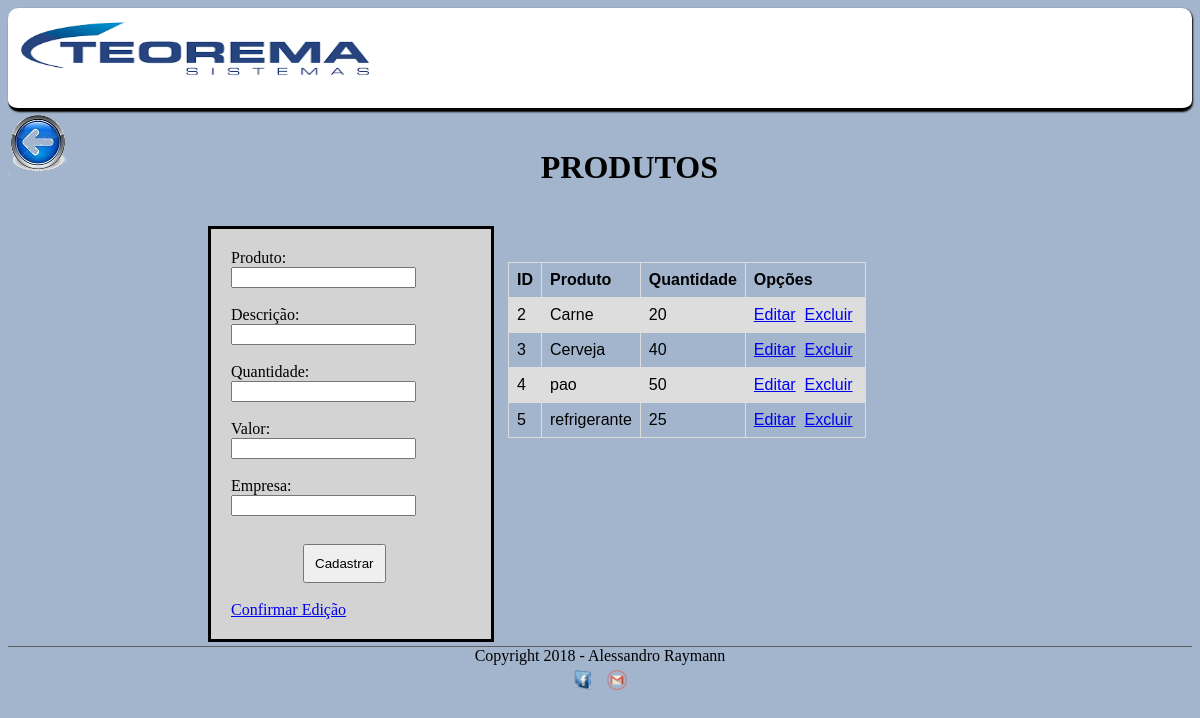
/produtos.php, run on the app's committed database.
### tables this page shows
CREATE TABLE IF NOT EXISTS `produto` (
  `codigo_pro` int(11) NOT NULL AUTO_INCREMENT,
  `prod` varchar(20) NOT NULL,
  `descricao` varchar(50) NOT NULL,
  `quantidade` int(11) NOT NULL,
  `valor_pro` int(11) NOT NULL,
  `empresa_pro` varchar(40) NOT NULL,
  PRIMARY KEY (`codigo_pro`)
);

### produtos.php (the view, shortened to what this page needs)
<?php
@$idProduto = $_GET['id'] ;
?>
<!DOCTYPE html>
<html>
<head>
	<link rel="stylesheet" type="text/css" href="estilo.css">
</head>
<body>
	<header id="cabecalho">
		<img class="logo" src="imagem/fundo.png">
	</header>
	<a href="inicio.php"><img src="imagem/voltar.png"></a>
  <h1>PRODUTOS</h1>
  <section>
<form method="post" action="processa3.php">
<div>
	Produto:<br> <input type="text" name="prod" value="<?php  if($idProduto){echo $dadosProduto['prod'] ; }?>"autofocus="" required><br><br>
	Descrição:<br> <input type="text" name="descricao"  value="<?php if($idProduto){echo $dadosProduto['descricao'] ;}?>"required><br><br>
	Quantidade:<br> <input type="number" name="quantidade" value="<?php if($idProduto){echo $dadosProduto['quantidade'] ;}?>"required><br><br>
	Valor:<br> <input type="number" name="valor" value="<?php if($idProduto){echo $dadosProduto['valor_pro'] ;}?>"required><br><br>
	Empresa:<br> <input type="text" name="empresa_prod" value="<?php if($idProduto){echo $dadosProduto['empresa_pro'] ;}?>"required><br><br>
	<button class="botao">Cadastrar</button><br><br>
<a href="edita_produto.php">Confirmar Edição</a>
</div>
</form>
<table>
  <tr>
    <th>ID</th>
    <th>Produto</th>
    <th>Quantidade</th>
    <th>Opções</th>
    </tr>
    <?php
    $sql = "SELECT * FROM produto";
    $execcuta_sql = mysql_query($sql);
    while ($dados=mysql_fetch_array($execcuta_sql)) {
    ?>
 <tr>
   <td><?=  $dados['codigo_pro']; ?></td>
   <td><?=  $dados['prod']; ?></td>
   <td><?=  $dados['quantidade']; ?></td>
   <td>
    <a href="produtos.php?id=<?=$dados['codigo_pro'] ;?>">Editar</a>&nbsp;
    <a href="apaga_produtos.php?id=<?=$dados['codigo_pro'] ;?>">Excluir</a>&nbsp;
  </td>
 </tr>
<?php  }
     ?>
</table>
</section>
<footer id="rodape">
        Copyright 2018 - Alessandro Raymann<br>
        <a href="https://www.facebook.com/alessandroraymann" target="_blank"><img id="faceale" src="imagem/icone-facebook.png"></a>
        <a href="mailto:aleraymann@gmail.com" target="_blank"><img id="emailale" src="imagem/gmail.png"></a>
      </footer>
</body>
</html>

### estilo.css (style rules this page uses)
img.logo { width: 400px; height: 90px; padding: 10px; }
#cabecalho { background-color: #ffffff; width: 100%; height: 100px; border-bottom: solid black; border-radius: 10px; box-shadow: 1px 1px 2px; }

### produtos.php (style rules this page uses)
div { position: relative; display: block; border:solid black; margin-left: 200px; width: 240px; padding: 20px; margin-top: 5px; background-color: lightgrey; }
button { padding: 10px; margin-left: 30%; margin-top: 10px; }
table { position: relative; display: block; font-family: arial, sans-serif; border-collapse: collapse; width: 600px; margin-left: 500px; margin-top: -380px; }
td, th { border: 1px solid #dddddd; text-align: left; padding: 8px; }
tr:nth-child(even) { background-color: #dddddd; }
h1 { display: block; position: relative; margin-left: 45%; margin-top: -30px; margin-bottom: 40px; }
footer#rodape { clear: both; border-top: 1px solid #606060; text-align: center; height: 40px; bottom: 10px; }
footer#rodape img { width: 20px; height: 20px; margin: 5px; }
section { height: 420px; }
body { background-color: #A2b5cd; }

### data on the page
produto: codigo_pro "2", prod "Carne", quantidade "20"
produto: codigo_pro "3", prod "Cerveja", quantidade "40"
produto: codigo_pro "4", prod "pao", quantidade "50"
produto: codigo_pro "5", prod "refrigerante", quantidade "25"
